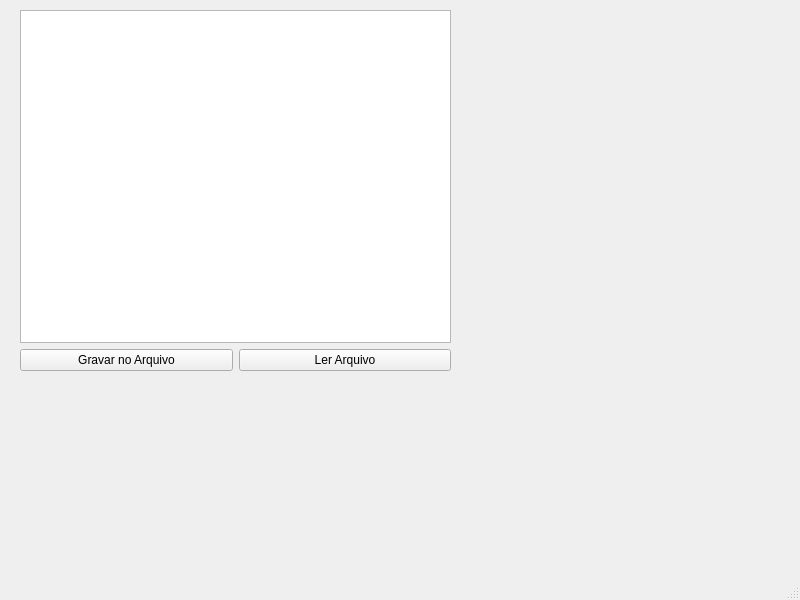
<?xml version="1.0" encoding="UTF-8"?>
<ui version="4.0">
 <class>MainWindow</class>
 <widget class="QMainWindow" name="MainWindow">
  <property name="geometry">
   <rect>
    <x>0</x>
    <y>0</y>
    <width>800</width>
    <height>600</height>
   </rect>
  </property>
  <property name="windowTitle">
   <string>MainWindow</string>
  </property>
  <widget class="QWidget" name="centralwidget">
   <widget class="QWidget" name="">
    <property name="geometry">
     <rect>
      <x>20</x>
      <y>10</y>
      <width>431</width>
      <height>361</height>
     </rect>
    </property>
    <layout class="QVBoxLayout" name="verticalLayout">
     <item>
      <widget class="QPlainTextEdit" name="plainTextEdit"/>
     </item>
     <item>
      <layout class="QHBoxLayout" name="horizontalLayout">
       <item>
        <widget class="QPushButton" name="btnSave">
         <property name="text">
          <string>Gravar no Arquivo</string>
         </property>
        </widget>
       </item>
       <item>
        <widget class="QPushButton" name="btnRead">
         <property name="text">
          <string>Ler Arquivo</string>
         </property>
        </widget>
       </item>
      </layout>
     </item>
    </layout>
   </widget>
  </widget>
  <widget class="QMenuBar" name="menubar">
   <property name="geometry">
    <rect>
     <x>0</x>
     <y>0</y>
     <width>800</width>
     <height>23</height>
    </rect>
   </property>
  </widget>
  <widget class="QStatusBar" name="statusbar"/>
 </widget>
 <resources/>
 <connections/>
</ui>
